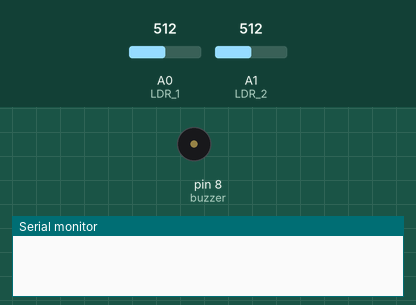
Simulated run of this sketch. Board: Arduino Uno, built with avr-gcc and run on an emulated ATmega328P. Parts: buzzer (waves = sounding), the last lines printed to the serial monitor. The test bench sets the inputs (shaded band); at power-on: A0 (LDR_1) = 512, A1 (LDR_2) = 512.

Above: at 1.2 s.
1.3 s: A0 (LDR_1) set to 999
2.8 s: A0 (LDR_1) set to 1020
At 15.6 s:
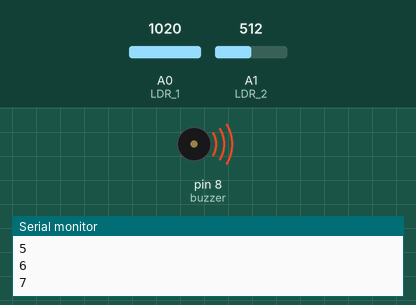
Timing chart, 0 to 18.3 s (numbered marks = the images above; inputs shaded):
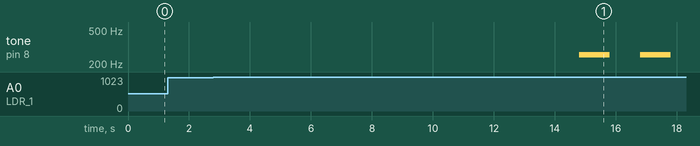

The sketch:

Gate.ino
```cpp
int LDR_1 = A0; // select the input pin for LDR
int LDR_2 = A1;
int LDR_1Val = 0; // variable to store the value coming from the sensor
int LDR_2Val = 0;
int total = 0;
int buzzer = 8;
void setup() {
  Serial.begin(9600); //sets serial port for communication
  pinMode(buzzer, OUTPUT);
}
void loop() {
  LDR_1Val = analogRead(LDR_1); // read the value from the sensor
  LDR_2Val = analogRead(LDR_2);
  if(LDR_1Val>1010) {
    total++;
    if(total < 0){
       total = 0;
        }
    Serial.println(total);
    delay(2000);
    }
  if(LDR_2Val>1010) {
    total--;
    delay(2000);
    if(total < 0){
       total = 0;
        }
    Serial.println(total);
      }

  if(total > 5){
    tone(buzzer, 255, 1000);
  }
  if(total <= 5){
    tone(buzzer, 0, 1000);
  }
}
```

Measured:
- the behaviour switches between 1010 and 1011 on A0 (LDR_1) (found by bisection; images 0 and 1)
- after the input at 1.3 s, every drawn part: stays the same
- after the input at 2.8 s, tone on pin 8 (buzzer): alternates 255 Hz for 1.0 s and silent for 1.0 s, starting after 12.0 s
